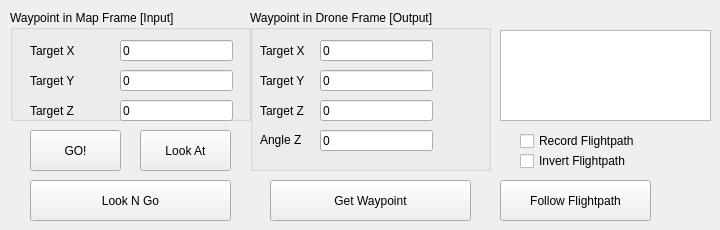
        <widget class="QWidget" name="tab_WaypointControl">
         <attribute name="title">
          <string>Waypoint Control</string>
         </attribute>
         <widget class="QPushButton" name="button_GoToWaypoint">
          <property name="geometry">
           <rect>
            <x>30</x>
            <y>130</y>
            <width>91</width>
            <height>41</height>
           </rect>
          </property>
          <property name="toolTip">
           <string>Go to a waypoint at XYZ.</string>
          </property>
          <property name="statusTip">
           <string>Go to a waypoint at XYZ.</string>
          </property>
          <property name="text">
           <string>GO!</string>
          </property>
         </widget>
         <widget class="QPushButton" name="button_LookAtWaypoint">
          <property name="geometry">
           <rect>
            <x>140</x>
            <y>130</y>
            <width>91</width>
            <height>41</height>
           </rect>
          </property>
          <property name="toolTip">
           <string>Face a point at XY.</string>
          </property>
          <property name="statusTip">
           <string>Face a point at XY.</string>
          </property>
          <property name="text">
           <string>Look At</string>
          </property>
         </widget>
         <widget class="QGroupBox" name="groupBox_5">
          <property name="geometry">
           <rect>
            <x>10</x>
            <y>10</y>
            <width>241</width>
            <height>111</height>
           </rect>
          </property>
          <property name="title">
           <string>Waypoint in Map Frame [Input]</string>
          </property>
          <widget class="QLineEdit" name="lineEdit_targetZ">
           <property name="geometry">
            <rect>
             <x>110</x>
             <y>90</y>
             <width>113</width>
             <height>21</height>
            </rect>
           </property>
           <property name="text">
            <string>0</string>
           </property>
          </widget>
          <widget class="QLabel" name="label_19">
           <property name="geometry">
            <rect>
             <x>20</x>
             <y>90</y>
             <width>61</width>
             <height>21</height>
            </rect>
           </property>
           <property name="text">
            <string>Target Z</string>
           </property>
          </widget>
          <widget class="QLineEdit" name="lineEdit_targetX">
           <property name="geometry">
            <rect>
             <x>110</x>
             <y>30</y>
             <width>113</width>
             <height>21</height>
            </rect>
           </property>
           <property name="whatsThis">
            <string comment="Target X Co-ordinate"/>
           </property>
           <property name="text">
            <string>0</string>
           </property>
          </widget>
          <widget class="QLineEdit" name="lineEdit_targetY">
           <property name="geometry">
            <rect>
             <x>110</x>
             <y>60</y>
             <width>113</width>
             <height>21</height>
            </rect>
           </property>
           <property name="text">
            <string>0</string>
           </property>
          </widget>
          <widget class="QLabel" name="label_20">
           <property name="geometry">
            <rect>
             <x>20</x>
             <y>30</y>
             <width>61</width>
             <height>21</height>
            </rect>
           </property>
           <property name="text">
            <string>Target X</string>
           </property>
          </widget>
          <widget class="QLabel" name="label_21">
           <property name="geometry">
            <rect>
             <x>20</x>
             <y>60</y>
             <width>61</width>
             <height>21</height>
            </rect>
           </property>
           <property name="text">
            <string>Target Y</string>
           </property>
          </widget>
         </widget>
         <widget class="QGroupBox" name="groupBox_6">
          <property name="geometry">
           <rect>
            <x>250</x>
            <y>10</y>
            <width>241</width>
            <height>161</height>
           </rect>
          </property>
          <property name="font">
           <font>
            <weight>50</weight>
            <bold>false</bold>
           </font>
          </property>
          <property name="title">
           <string>Waypoint in Drone Frame [Output]</string>
          </property>
          <widget class="QLineEdit" name="lineEdit_targetAngleZ">
           <property name="geometry">
            <rect>
             <x>70</x>
             <y>120</y>
             <width>113</width>
             <height>21</height>
            </rect>
           </property>
           <property name="text">
            <string>0</string>
           </property>
           <property name="readOnly">
            <bool>true</bool>
           </property>
          </widget>
          <widget class="QLineEdit" name="lineEdit_errorX">
           <property name="geometry">
            <rect>
             <x>70</x>
             <y>30</y>
             <width>113</width>
             <height>21</height>
            </rect>
           </property>
           <property name="text">
            <string>0</string>
           </property>
           <property name="readOnly">
            <bool>false</bool>
           </property>
          </widget>
          <widget class="QLabel" name="label_24">
           <property name="geometry">
            <rect>
             <x>10</x>
             <y>60</y>
             <width>61</width>
             <height>21</height>
            </rect>
           </property>
           <property name="text">
            <string>Target Y</string>
           </property>
          </widget>
          <widget class="QLineEdit" name="lineEdit_errorY">
           <property name="geometry">
            <rect>
             <x>70</x>
             <y>60</y>
             <width>113</width>
             <height>21</height>
            </rect>
           </property>
           <property name="text">
            <string>0</string>
           </property>
           <property name="readOnly">
            <bool>true</bool>
           </property>
          </widget>
          <widget class="QLabel" name="label_22">
           <property name="geometry">
            <rect>
             <x>10</x>
             <y>120</y>
             <width>61</width>
             <height>20</height>
            </rect>
           </property>
           <property name="text">
            <string>Angle Z</string>
           </property>
          </widget>
          <widget class="QLabel" name="label_23">
           <property name="geometry">
            <rect>
             <x>10</x>
             <y>30</y>
             <width>61</width>
             <height>21</height>
            </rect>
           </property>
           <property name="text">
            <string>Target X</string>
           </property>
          </widget>
          <widget class="QLabel" name="label_27">
           <property name="geometry">
            <rect>
             <x>10</x>
             <y>90</y>
             <width>61</width>
             <height>21</height>
            </rect>
           </property>
           <property name="text">
            <string>Target Z</string>
           </property>
          </widget>
          <widget class="QLineEdit" name="lineEdit_errorZ">
           <property name="geometry">
            <rect>
             <x>70</x>
             <y>90</y>
             <width>113</width>
             <height>21</height>
            </rect>
           </property>
           <property name="text">
            <string>0</string>
           </property>
           <property name="readOnly">
            <bool>true</bool>
           </property>
          </widget>
         </widget>
         <widget class="QPushButton" name="button_GetWaypoint">
          <property name="geometry">
           <rect>
            <x>270</x>
            <y>180</y>
            <width>201</width>
            <height>41</height>
           </rect>
          </property>
          <property name="toolTip">
           <string>Translate the given waypoint to the drone frame.</string>
          </property>
          <property name="statusTip">
           <string>Translate the given waypoint to the drone frame.</string>
          </property>
          <property name="text">
           <string>Get Waypoint</string>
          </property>
         </widget>
         <widget class="QPushButton" name="button_LookNGo">
          <property name="geometry">
           <rect>
            <x>30</x>
            <y>180</y>
            <width>201</width>
            <height>41</height>
           </rect>
          </property>
          <property name="toolTip">
           <string>Move to the point at XYZ while facing it.</string>
          </property>
          <property name="statusTip">
           <string>Move to the point at XYZ while facing it.</string>
          </property>
          <property name="text">
           <string>Look N Go</string>
          </property>
         </widget>
         <widget class="QPushButton" name="button_FolowFlightpath">
          <property name="geometry">
           <rect>
            <x>500</x>
            <y>180</y>
            <width>151</width>
            <height>41</height>
           </rect>
          </property>
          <property name="toolTip">
           <string>Load and follow a flightpath from a file.</string>
          </property>
          <property name="statusTip">
           <string>Load and follow a flightpath from a file.</string>
          </property>
          <property name="text">
           <string>Follow Flightpath</string>
          </property>
         </widget>
         <widget class="QTextEdit" name="textEdit_waypoints">
          <property name="geometry">
           <rect>
            <x>500</x>
            <y>30</y>
            <width>211</width>
            <height>91</height>
           </rect>
          </property>
         </widget>
         <widget class="QCheckBox" name="checkBox_recordFlight">
          <property name="geometry">
           <rect>
            <x>520</x>
            <y>130</y>
            <width>151</width>
            <height>22</height>
           </rect>
          </property>
          <property name="text">
           <string>Record Flightpath</string>
          </property>
         </widget>
         <widget class="QCheckBox" name="checkBox_invertFlightpath">
          <property name="geometry">
           <rect>
            <x>520</x>
            <y>150</y>
            <width>141</width>
            <height>22</height>
           </rect>
          </property>
          <property name="text">
           <string>Invert Flightpath</string>
          </property>
         </widget>
        </widget>
